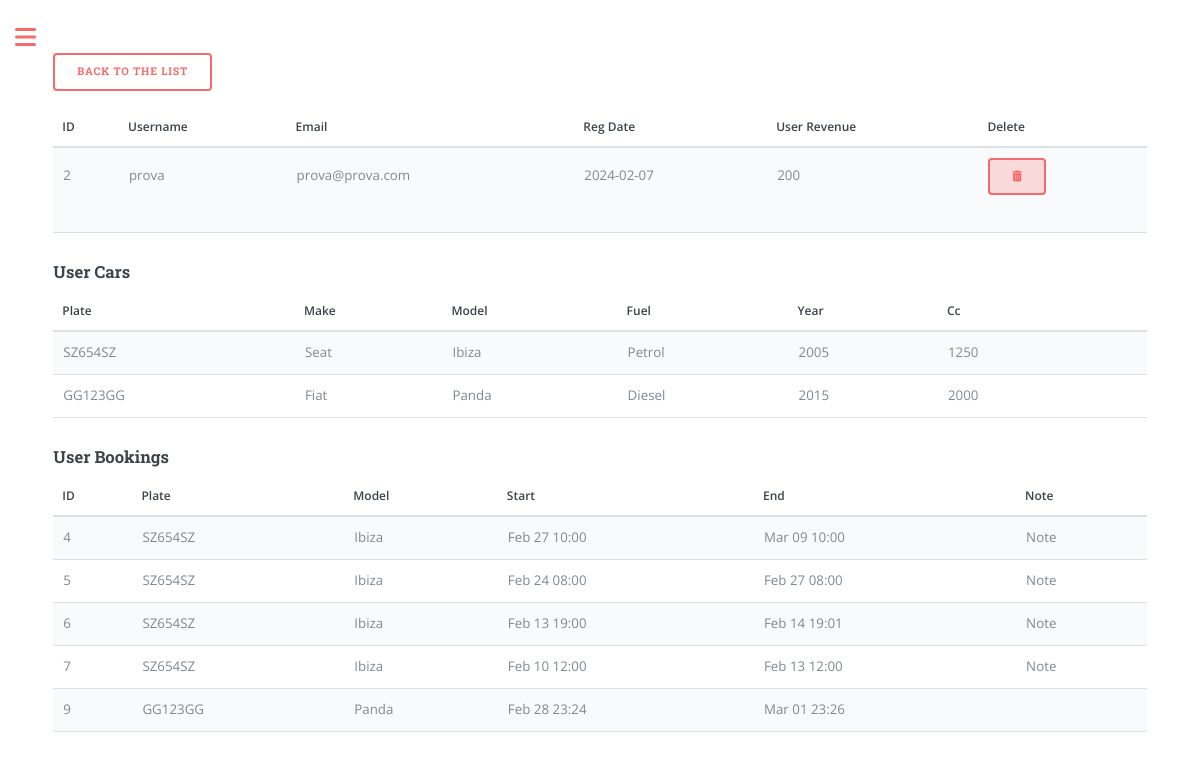
Page /user/prova (signed in) on the committed database.
### app/models.py (models this page shows, shortened)
class User(UserMixin, db.Model):
    id = db.Column(db.Integer, primary_key=True)
    registration_date = db.Column(db.DateTime, default=datetime.utcnow)
    username = db.Column(db.String(64), index=True, unique=True)
    email = db.Column(db.String(120), index=True, unique=True)
    password_hash = db.Column(db.String(128))
    garage = db.relationship('Car', backref='owner_garage', lazy='dynamic')
    groups = db.relationship('Groups', backref='owner_groups', lazy='dynamic')
    contacts = db.relationship('Contacts', backref='owner_contacts', lazy='dynamic')
    role = db.Column(db.String(20), default='user')
    currency = db.Column(db.String(1), default='€')
    measurement_unit = db.Column(db.String(5), default='Km')
    language = db.Column(db.String(2), default='en')
    def formatted_registration_date(self):
        if self.registration_date:
            return self.registration_date.strftime('%Y-%m-%d')
        elif self.registration_date == None:
            return None
        else:
            return "N/A"
    def user_revenue(self):
        total_revenue = 0
        for booking in Booking.query.filter_by(user_id=self.id).all():
            total_revenue += booking.money
        return total_revenue

class Booking(db.Model):
    id = db.Column(db.Integer, primary_key=True)
    start_datetime = db.Column(db.DateTime, nullable=False)
    end_datetime = db.Column(db.DateTime, nullable=False)
    car_plate = db.Column(db.String(8), db.ForeignKey('car.plate'), nullable=False)
    user_id = db.Column(db.Integer, db.ForeignKey('user.id'), nullable=False)
    note = db.Column(db.String(160))
    money = db.Column(db.Integer, default=0, index=True)
    km = db.Column(db.Integer, default=0, index=True) # Car's kilometres when booking
    car = db.relationship('Car', backref='bookings', lazy=True)
    contact_id = db.Column(db.Integer, db.ForeignKey('contacts.id', name='booking_contacts_id'), nullable=True)
    group_id = db.Column(db.Integer, db.ForeignKey('groups.id', name='booking_group'), nullable=True)
    group = db.relationship('Groups', back_populates='bookings', lazy=True)

class Car(db.Model):
    plate = db.Column(db.String(8), primary_key=True, index=True, unique=True)
    make = db.Column(db.String(15), index=True)
    model = db.Column(db.String(15), index=True)
    fuel = db.Column(db.String(8), index=True)
    year = db.Column(db.Integer, index=True)
    cc = db.Column(db.Integer, index=True)
    user_id = db.Column(db.Integer, db.ForeignKey('user.id'))
    days = db.Column(db.Integer, default=0, index=True)
    money = db.Column(db.Integer, default=0, index=True) # Referred as 'revenue'
    car_cost = db.Column(db.Integer, default=0, index=True)
    insurance_cost = db.Column(db.Float, default=0, index=True)
    insurance_expiry_date = db.Column(db.DateTime)
    mot_cost = db.Column(db.Float, default=0, index=True)
    mot_expiry_date = db.Column(db.DateTime)
    road_tax_cost = db.Column(db.Float, default=0, index=True)
    road_tax_expiry_date = db.Column(db.DateTime)
    renewal = db.relationship('Renewal', backref='car', lazy='dynamic')
    km = db.Column(db.Integer, default=0, index=True)

### app/routes.py (the view, shortened to what this page needs)
@app.route('/user/<username>', methods=['GET', 'POST'])
@login_required
def user(username):
    if current_user.username == 'admin' and current_user.role == 'admin':
        user = User.query.filter_by(username=username).one()
        cars = Car.query.filter_by(user_id=user.id)
        bookings = Booking.query.filter_by(user_id=user.id)
        return render_template('user.html', page='users_page', user=user, cars=cars, bookings=bookings)
    else:
        return render_template('404.html')

### app/models.py (called while the page is built)
@login.user_loader
def load_user(id):
    return User.query.get(int(id))

### app/templates/user.html (shortened to what this page needs)
{% if current_user.language == 'en' %}
    {% if current_user.language == 'en' %}
    {% extends "index.html" %}
{% else %}
    {% extends "index_" + current_user.language + ".html" %}
{% endif %}
{% else %}
    {% extends "index_" + current_user.language + ".html" %}
{% endif %}
{% block content %}
<form action="{{ url_for('users_list') }}" method="get">
    <button type="submit">Back to the list</button>
</form>
<table>
    <thead>
        <tr>
            <th>ID</th>
            <th>Username</th>
            <th>Email</th>
            <th>Reg Date</th>
            <th>User Revenue</th>
            <th>Delete</th>
        </tr>
    </thead>
    <tbody>
            <tr>
                <td>{{ user.id }}</td>
                <td>{{ user.username }}</td>
                <td>{{ user.email }}</td>
                <td>{{ user.formatted_registration_date() }}</td>
                <td>{{ user.user_revenue() }}</td>
                <td>
                    <form action="{{ url_for('user', username=user.username) }}" method="POST" onsubmit="return confirm('Are you sure you want to delete this account? All cars and bookings related to it will be deleted');">
                        <button type="submit" class="btn btn-danger btn-delete"><i class="fas fa-trash-alt"></i></button>
                    </form>
                </td>
            </tr>
    </tbody>
</table>
<h3>User Cars</h3>
<table class="table" id="carTable">
    <thead>
      <tr>
        <th>Plate</th>
        <th>Make</th>
        <th>Model</th>
        <th>Fuel</th>
        <th>Year</th>
        <th>Cc</th>
      </tr>
    </thead>
    <tbody>
      {% for car in cars %}
      <tr>
          <td te">{{ car.plate }}</td>
          <td e">{{ car.make }}</td>
          <td el">{{ car.model }}</td>
          <td l">{{ car.fuel }}</td>
          <td r">{{ car.year }}</td>
          <td >{{ car.cc }}</td>
        <td>
      </tr>
      {% endfor %}
  </tbody>
</table>
<h3>User Bookings</h3>
<table class="table" id="bookingTable">
    <thead>
      <tr>
        <th>ID</th>
        <th>Plate</th>
        <th>Model</th>
        <th>Start</th>
        <th>End</th>
        <th>Note</th>
      </tr>
    </thead>
    <tbody>
      {% for booking in bookings %}
      <tr>
          <td >{{ booking.id }}</td>
          <td>{{ booking.car.plate }}</td>
          <td>{{ booking.car.model }}</td>
          <td>{{ booking.start_datetime.strftime("%b %d %H:%M") }}</td>
          <td>{{ booking.end_datetime.strftime("%b %d %H:%M") }}</td>
          <td>
            {% if booking.note %}
            <span class="note-tooltip">
                Note
            </span>
        {% endif %}
          </td>
      </tr>
      {% endfor %}
  </tbody>
</table>
{% endblock %}

### app/static/css/main.css (style rules this page uses)
html, body, div, span, applet, object, iframe, h1, h2, h3, h4, h5, h6, p, blockquote, pre, a, abbr, acronym, address, big, cite, code, del, dfn, em, img, ins, kbd, q, s, samp, small, strike, strong, sub, sup, tt, var, b, u, i, center, dl, dt, dd, ol, ul, li, fieldset, form, label, legend, table, caption, tbody, tfoot, thead, tr, th, td, article, aside, canvas, details, embed, figure, figcaption, footer, header, hgroup, menu, nav, output, ruby, section, summary, time, mark, audio, video { margin: 0; padding: 0; border: 0; font-size: 100%; font: inherit; vertical-align: baseline; }
body { line-height: 1; }
table { border-collapse: collapse; border-spacing: 0; }
body { -webkit-text-size-adjust: none; }
body { -ms-overflow-style: scrollbar; }
html { box-sizing: border-box; }
*, *:before, *:after { box-sizing: inherit; }
body { background: #ffffff; }
body, input, select, textarea { color: #7f888f; font-family: "Open Sans", sans-serif; font-size: 13pt; font-weight: 400; line-height: 1.65; }
@media screen and (max-width: 1680px) { body, input, select, textarea { font-size: 11pt; } }
@media screen and (max-width: 1280px) { body, input, select, textarea { font-size: 10pt; } }
em, i { font-style: italic; }
h1, h2, h3, h4, h5, h6 { color: #3d4449; font-family: "Roboto Slab", serif; font-weight: 700; line-height: 1.5; margin: 0 0 1em 0; }
h3 { font-size: 1.25em; }
form { margin: 0 0 2em 0; }
table { margin: 0 0 2em 0; width: 100%; }
table tbody tr { border: solid 1px rgba(210, 215, 217, 0.75); border-left: 0; border-right: 0; }
table tbody tr:nth-child(2n + 1) { background-color: rgba(230, 235, 237, 0.25); }
table td { padding: 0.75em 0.75em; }
table th { color: #3d4449; font-size: 0.9em; font-weight: 600; padding: 0 0.75em 0.75em 0.75em; text-align: left; }
table thead { border-bottom: solid 2px rgba(210, 215, 217, 0.75); }
input[type="submit"], input[type="reset"], input[type="button"], button, .button { -moz-appearance: none; -webkit-appearance: none; -ms-appearance: none; appearance: none; -moz-transition: background-color 0.2s ease-in-out, color 0.2s ease-in-out; -webkit-transition: background-color 0.2s ease-in-out, color 0.2s ease-in-out; -ms-transition: background-color 0.2s ease-in-out, color 0.2s ease-in-out; transition: background-color 0.2s ease-in-out, color 0.2s ease-in-out; background-color: transparent; border-radius: 0.375em; border: 0; box-shadow: inset 0 0 0 2px #f56a6a; color: #f56a6a !important; cursor: pointer; display: inline-block; font-family: "Roboto Slab", serif; font-size: 0.8em; font-weight: 700; height: 3.5em; letter-spacing: 0.075em; line-height: 3.5em; padding: 0 2.25em; text-align: center; text-decoration: none; text-transform: uppercase; white-space: nowrap; }
.note-tooltip { position: relative; display: inline-block; cursor: pointer; }
.btn-delete { background-color: rgba(255, 86, 86, 0.2); color: #ff5b5b !important; }

### rows in the picture
User: id "2", username "prova", email "prova@prova.com", formatted_registration_date "2024-02-07"
Booking: user_revenue "200", id "4", car.plate "SZ654SZ", car.model "Ibiza", start_datetime "Feb 27 10:00", end_datetime "Mar 09 10:00"
Car: plate "SZ654SZ", make "Seat", model "Ibiza", fuel "Petrol", year "2005", cc "1250"
Car: plate "GG123GG", make "Fiat", model "Panda", fuel "Diesel", year "2015", cc "2000"
Booking: id "5", car.plate "SZ654SZ", car.model "Ibiza", start_datetime "Feb 24 08:00", end_datetime "Feb 27 08:00"
Booking: id "6", car.plate "SZ654SZ", car.model "Ibiza", start_datetime "Feb 13 19:00", end_datetime "Feb 14 19:01"
Booking: id "7", car.plate "SZ654SZ", car.model "Ibiza", start_datetime "Feb 10 12:00", end_datetime "Feb 13 12:00"
Booking: id "9", car.plate "GG123GG", car.model "Panda", start_datetime "Feb 28 23:24", end_datetime "Mar 01 23:26"
